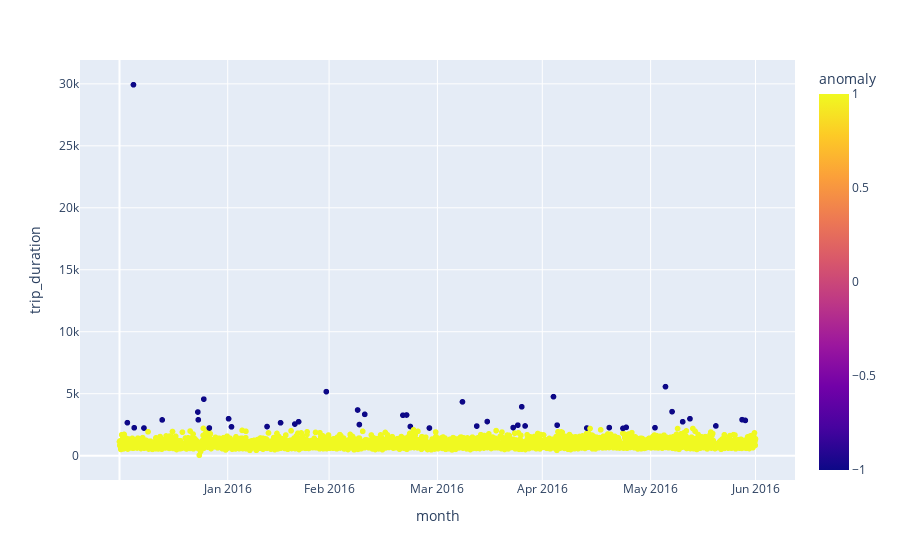

The code cell stored with this chart in its notebook:
### Code cell
import plotly.express as px
fig = px.scatter(trips_dur, x='hour', y='trip_duration', color='anomaly', labels=['Mar 2016', 'Feb 2016'])
fig.update_layout(
    xaxis=dict(
        tickmode = 'array',
        tickvals = months['hour'],
        ticktext = months['month'],
        title='month'
    )
)
fig.show()

### Figure 1 — Plotly figure (JSON) as saved in the notebook; plotly's stock layout.template omitted (floating-point values rounded to 4 significant figures; data arrays with more than 128 entries replaced by an {"elided": "..."} marker saying what was removed)
{"data": [{"hovertemplate": "hour=%{x}<br>trip_duration=%{y}<br>anomaly=%{marker.color}<extra></extra>", "legendgroup": "", "marker": {"color": {"elided": "4357 int values"}, "coloraxis": "coloraxis", "symbol": "circle"}, "mode": "markers", "name": "", "showlegend": false, "type": "scattergl", "x": {"elided": "4357 int values"}, "xaxis": "x", "y": {"elided": "4357 float values"}, "yaxis": "y"}], "layout": {"autosize": true, "coloraxis": {"colorbar": {"title": {"text": "anomaly"}}, "colorscale": [[0, "#0d0887"], [0.1111, "#46039f"], [0.2222, "#7201a8"], [0.3333, "#9c179e"], [0.4444, "#bd3786"], [0.5556, "#d8576b"], [0.6667, "#ed7953"], [0.7778, "#fb9f3a"], [0.8889, "#fdca26"], [1, "#f0f921"]]}, "legend": {"tracegroupgap": 0}, "margin": {"t": 60}, "xaxis": {"anchor": "y", "autorange": true, "domain": [0, 1], "range": [-265.0, 4632.0], "tickmode": "array", "ticktext": ["Apr 2016", "Feb 2016", "Jan 2016", "Jun 2016", "Mar 2016", "May 2016"], "tickvals": [2903, 1439, 743, 4367, 2183, 3647], "title": {"text": "month"}, "type": "linear"}, "yaxis": {"anchor": "x", "autorange": true, "domain": [0, 1], "range": [-2280.0, 32240.0], "title": {"text": "trip_duration"}, "type": "linear"}}}
